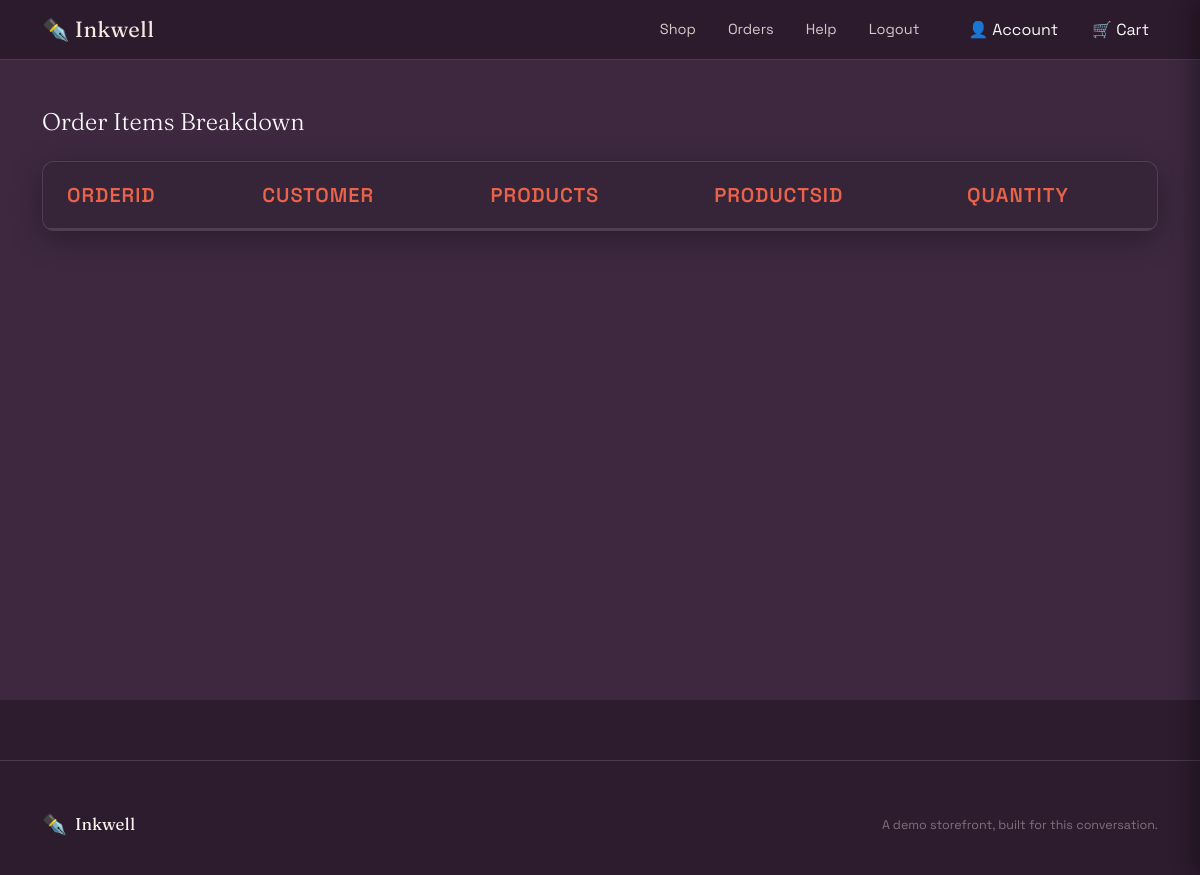
/stationaryshop/orderdetail.php?orderid=2600026200000008 (signed in), run on an earlier commit of the app's database.
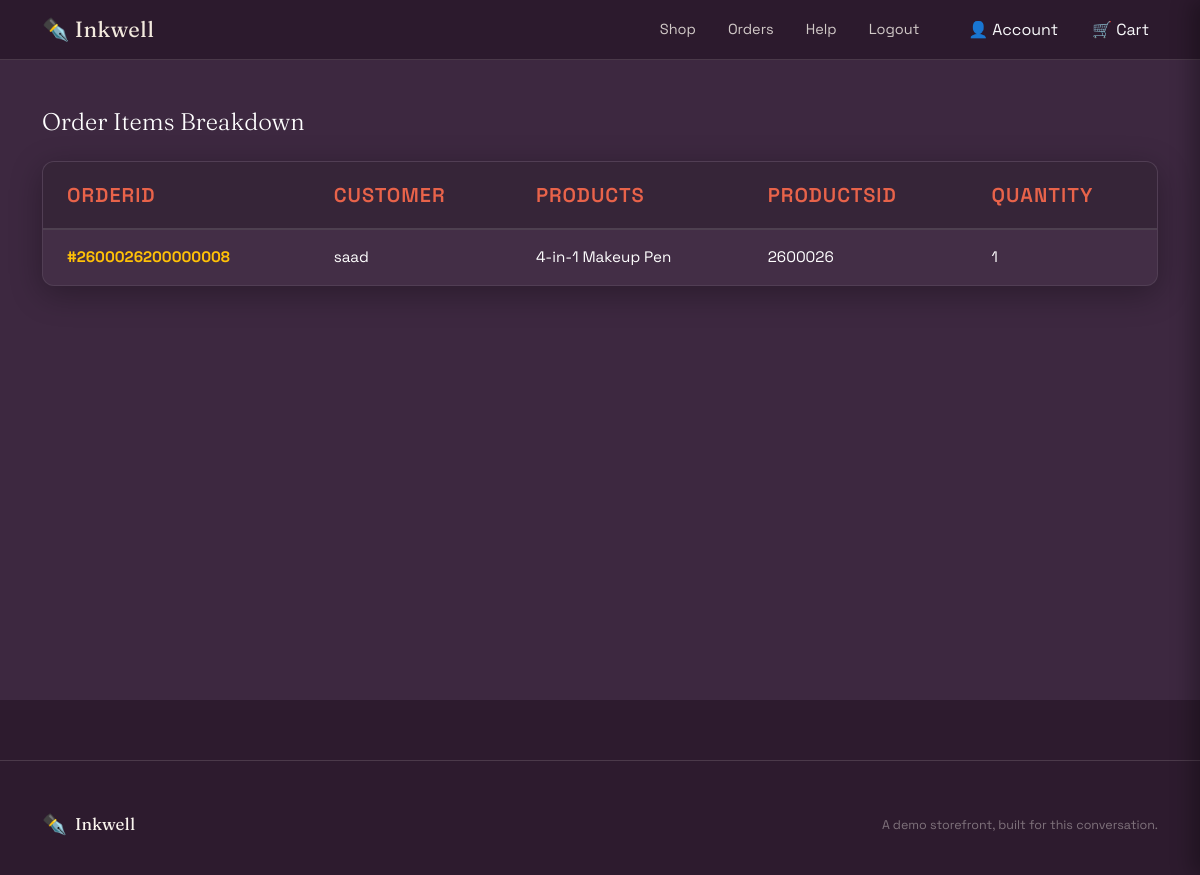
And on a later commit of the database.
### tables this page shows
CREATE TABLE `order_items` (
  `Id` int(11) NOT NULL,
  `order_id` char(17) NOT NULL,
  `Customer` varchar(50) NOT NULL,
  `product_id` char(7) NOT NULL,
  `Product_name` varchar(100) NOT NULL,
  `quantity` int(11) NOT NULL
);

### stationaryshop/orderdetail.php (the view, shortened to what this page needs)
<?php
include("navbar.php");
?>
<div class="container-fluid page-wrapper-custom py-5">
    <div class="container">
        <h4 class="text-white mb-4 fw-light">Order Items Breakdown</h4>
        <div class="table-container-card">
            <div class="table-responsive">
                <table class="table custom-plum-table">
                    <thead>
                        <tr>
                            <th>OrderID</th>
                            <th>Customer</th>
                            <th>Products</th>
                            <th>ProductsID</th>
                            <th>Quantity</th>
                        </tr>
                    </thead>
                    <tbody>
                        <?php
                        if (isset($_GET['orderid'])) {
                            $orderID = $_GET['orderid'];
                            $safe_orderID = mysqli_real_escape_string($con, $orderID);
                            $fetch_data = mysqli_query($con, "SELECT * FROM `order_items` WHERE order_id='$safe_orderID' ");
                            while ($all_data = mysqli_fetch_array($fetch_data)) {
                        ?>
                                <tr>
                                    <td class="order-id-cell">#<?php echo htmlspecialchars($all_data[1]); ?></td>
                                    <td><?php echo htmlspecialchars($all_data[2]); ?></td>
                                    <td><?php echo htmlspecialchars($all_data[4]); ?></td>
                                    <td><?php echo htmlspecialchars($all_data[3]); ?></td>
                                    <td><?php echo htmlspecialchars($all_data[5]); ?></td>
                                </tr>
                        <?php
                            }
                        } else {
                        ?>
                            <tr>
                                <td colspan="5" class="text-center text-muted py-5">No Order ID provided to view details.</td>
                            </tr>
                        <?php
                        }
                        ?>
                    </tbody>
                </table>
            </div>
        </div>
    </div>
</div>
<?php
include("footer.php");
?>

What changed in the data, as far as the page shows it:
added order_items: order "2600026200000008", Customer "saad", Product_name "4-in-1 Makeup Pen", product "2600026", quantity "1"
